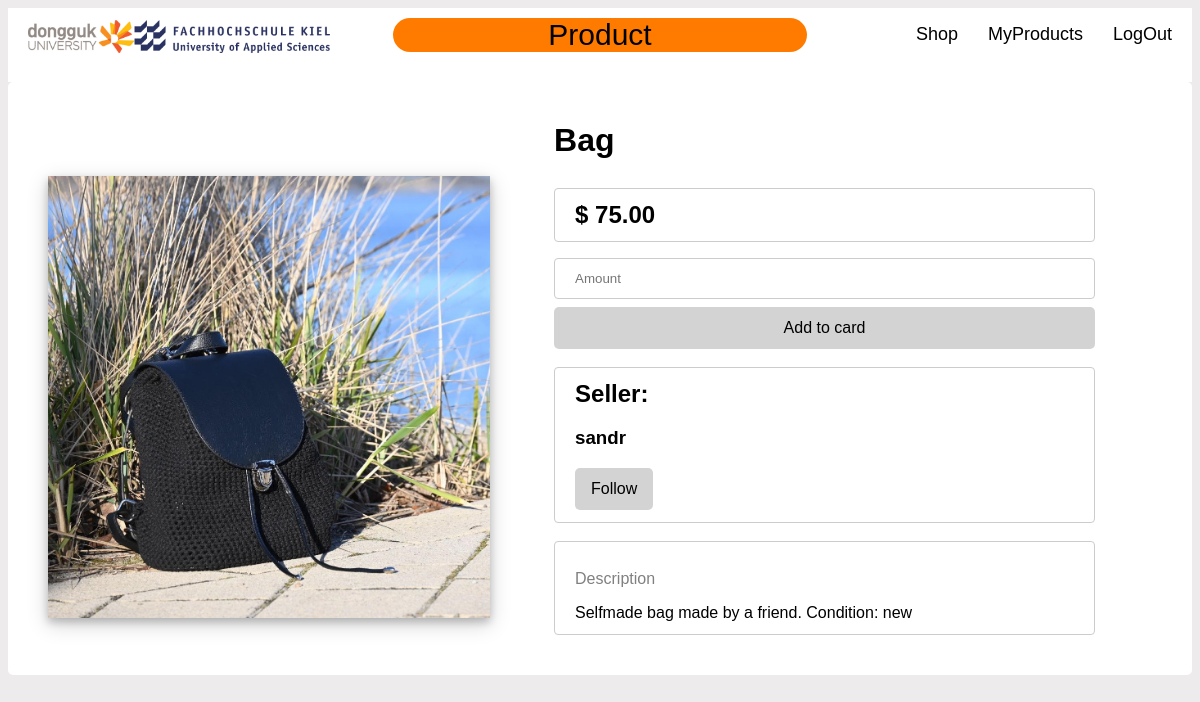
The page /product/3 (signed in) on the database its author committed.
### website/models.py (models this page shows, shortened)
class products(db.Model):
    id = db.Column(db.Integer, primary_key=True)
    name = db.Column(db.String(80), nullable=False)
    price = db.Column(db.Numeric(10,2), nullable=False)
    picture = db.Column(db.String(200), nullable=False)
    keywords = db.Column(db.String(200), nullable=False)
    description = db.Column(db.Text, nullable=False)
    sold = db.Column(db.String(80), nullable=True)
    user_id = db.Column(db.Integer, db.ForeignKey('user.id'))

class User(db.Model, UserMixin):
    id = db.Column(db.Integer, primary_key=True)
    username = db.Column(db.String(150))
    password = db.Column(db.String(150))
    products = db.relationship('products', backref='user')
    followed = db.relationship(
        'User', secondary=followers,
        primaryjoin=(followers.c.follower_id == id),
        secondaryjoin=(followers.c.followed_id == id),
        backref=db.backref('followers', lazy='dynamic'), lazy='dynamic')
    def is_following(self, user):
            return self.followed.filter(
                followers.c.followed_id == user.id).count() > 0

### website/views.py (the view)
@views.route('/product/<int:id>', methods = ['GET', 'POST'])
@login_required
def product(id):
    return render_template("product.html", user=current_user, products = products.query.get_or_404(id))

### website/__init__.py (called while the page is built)
def create_app():
    app = Flask(__name__, static_url_path='/website/static')
    app.config['SQLALCHEMY_DATABASE_URI'] = 'sqlite:///team6.sqlite3'
    app.config['SECRET_KEY'] = "qwerasdf"
    db.init_app(app)
    from .views import views
    from .auth import auth
    app.register_blueprint(views, url_prefix='/')
    app.register_blueprint(auth, url_prefix='/')
    from .models import User, products
    create_database(app)
    login_manager = LoginManager()
    login_manager.login_view = 'auth.login'
    login_manager.init_app(app)
    @login_manager.user_loader
    def load_user(id):
        try:
            return User.query.get(int(id))
        except:
            return None
    return app

### website/templates/product.html (shortened to what this page needs)
{% extends 'base.html' %}
{% block pageTitle %}
<p>Product</p>
{% endblock %}
{% block content %}
<div class="container">
    <div class="product-content-single">
        <img class="pic-1-single" src={{ '/' + products.picture }}>
        <div class="product-content-single-info">
            <h1 style="margin-top:0;">{{ products.name }}</h1>
            <h2 class="product-info">$ {{ products.price }}</h2>
            <input type="text" class="product-info" placeholder="Amount"/>
            {% if products.sold == "sold" %}
                <button type="button" class="btnsold" style="width: 100%" disabled>Sold out</button>
            {% else %}
                <button type="submit" class="btn" style="width: 100%">Add to card</button>
            {% endif %}
            <br>
            <br>
            <div class="product-content-user">
                <h2 style="margin: 0;">Seller:</h2>
                <h3>{{ products.user.username }}</h3>
                {% if current_user.is_following(products.user)%}
                    <form action="{{ url_for('views.unfollow', username=products.user.username) }}" method="post">
                        <button type="submit" class="btn">Unfollow</button>
                    </form>
                {% else %}
                    <form action="{{ url_for('views.follow', username=products.user.username) }}" method="post">
                        <button type="submit" class="btn">Follow</button>
                    </form>
                {% endif %}
            </div>
            <br>
            <br>
            <div class="product-description">
                <p style="font-weight: lighter; color: grey; font-size: medium;">Description</p>
                {{ products.description }}
            </div>
        </div>
    </div>
</div>
{% endblock %}

### website/static/css/main.css (style rules this page uses)
html { font-family: Verdana, Geneva, Tahoma, sans-serif; }
body { background-color: rgb(237, 235, 235); }
.container { border-radius: 5px; padding: 20px; background-color: white; }
.btn { background-color: lightgray; border: none; border-radius: 5px; color: black; padding: 12px 16px; font-size: 16px; cursor: pointer; }
.product-content-single { width: 100%; margin: 0px 0px; display: inline-block; box-sizing: border-box; }
.pic-1-single { width: 40%; margin-right: 60px; box-shadow: 0 4px 8px 0 rgba(0, 0, 0, 0.2), 0 6px 20px 0 rgba(0, 0, 0, 0.19); }
.product-content-single-info { width: 49%; display: inline-block; box-sizing: border-box; }
.product-info { width: 100%; padding: 12px 20px; margin: 8px 0; display: inline-block; border: 1px solid #ccc; border-radius: 4px; box-sizing: border-box; }
.product-content-user { position: relative; width: 100%; padding: 12px 20px; display: inline-block; border: 1px solid #ccc; border-radius: 4px; box-sizing: border-box; }
.product-description { position: relative; width: 100%; padding: 12px 20px; display: inline-block; border: 1px solid #ccc; border-radius: 4px; box-sizing: border-box; }

### rows shown on the page
products: picture (picture), name "Bag", price "75.00", description "Selfmade bag made by a friend. Condition: new"
User: user.username "sandr"
